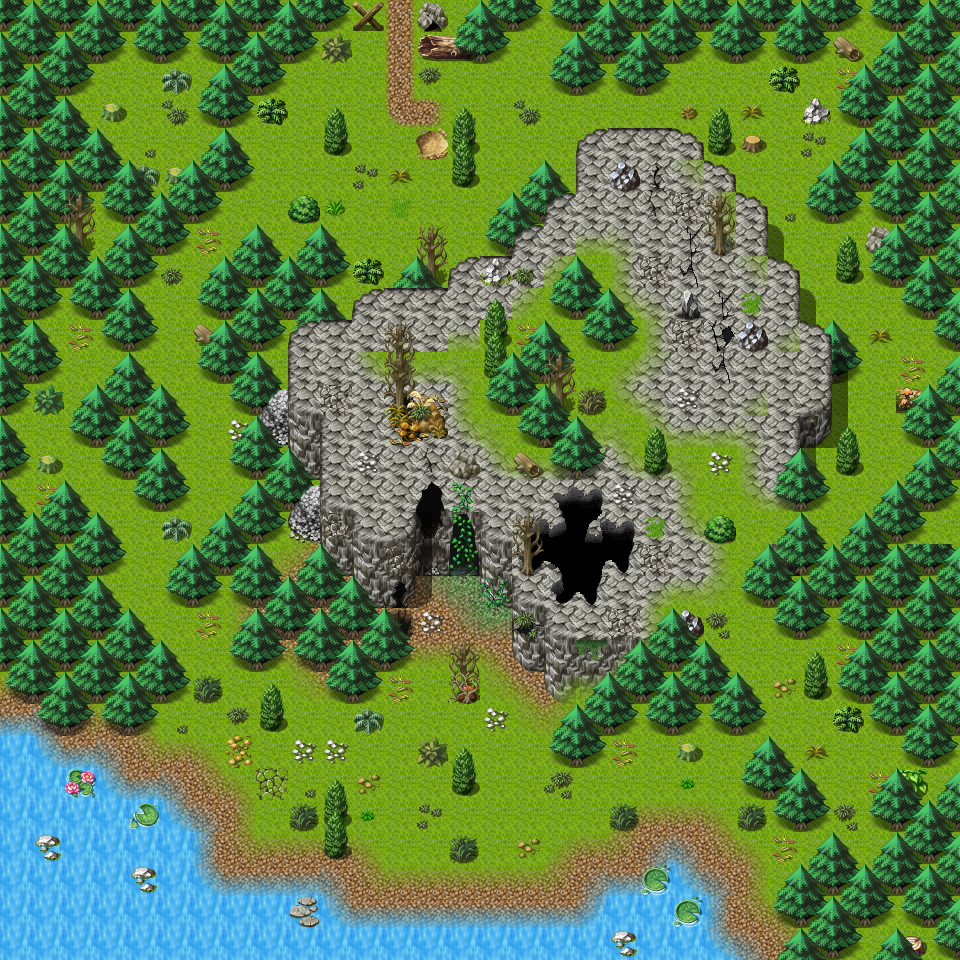

Below is a game level as drawn by its tile map, then a one-line description and the .tmx that defines it (tile-layer data replaced by summaries):
An orthogonal 30x30 tile map with 32x32 px tiles, 4 tile layers (Ground, Objects, Above, Top), 1 hidden layer not drawn, 24 tilesets and 16 objects (13x spawn, 2x mapchange, key).

<map version="1.0" orientation="orthogonal" width="30" height="30" tilewidth="32" tileheight="32">
    <tileset firstgid="1" name="map_6" tilewidth="32" tileheight="32">
        <image source="../drawable/map_6.png" />
    </tileset>
    <tileset firstgid="65" name="map_0" tilewidth="32" tileheight="32">
        <image source="../drawable/map_0.png" />
    </tileset>
    <tileset firstgid="129" name="map_4" tilewidth="32" tileheight="32">
        <image source="../drawable/map_4.png" />
    </tileset>
    <tileset firstgid="193" name="map_3" tilewidth="32" tileheight="32">
        <image source="../drawable/map_3.png" />
    </tileset>
    <tileset firstgid="257" name="map_38" tilewidth="32" tileheight="32">
        <image source="../drawable/map_38.png" />
    </tileset>
    <tileset firstgid="321" name="map_1" tilewidth="32" tileheight="32">
        <image source="../drawable/map_1.png" />
    </tileset>
    <tileset firstgid="385" name="map_35" tilewidth="32" tileheight="32">
        <image source="../drawable/map_35.png" />
    </tileset>
    <tileset firstgid="449" name="map_17" tilewidth="32" tileheight="32">
        <image source="../drawable/map_17.png" />
    </tileset>
    <tileset firstgid="513" name="map_5" tilewidth="32" tileheight="32">
        <image source="../drawable/map_5.png" />
    </tileset>
    <tileset firstgid="577" name="map_19" tilewidth="32" tileheight="32">
        <image source="../drawable/map_19.png" />
    </tileset>
    <tileset firstgid="641" name="map_9" tilewidth="32" tileheight="32">
        <image source="../drawable/map_9.png" />
    </tileset>
    <tileset firstgid="705" name="map_10" tilewidth="32" tileheight="32">
        <image source="../drawable/map_10.png" />
    </tileset>
    <tileset firstgid="769" name="map_22" tilewidth="32" tileheight="32">
        <image source="../drawable/map_22.png" />
    </tileset>
    <tileset firstgid="833" name="map_7" tilewidth="32" tileheight="32">
        <image source="../drawable/map_7.png" />
    </tileset>
    <tileset firstgid="897" name="map_21" tilewidth="32" tileheight="32">
        <image source="../drawable/map_21.png" />
    </tileset>
    <tileset firstgid="961" name="map_41" tilewidth="32" tileheight="32">
        <image source="../drawable/map_41.png" />
    </tileset>
    <tileset firstgid="1025" name="map_8" tilewidth="32" tileheight="32">
        <image source="../drawable/map_8.png" />
    </tileset>
    <tileset firstgid="1089" name="map_40" tilewidth="32" tileheight="32">
        <image source="../drawable/map_40.png" />
    </tileset>
    <tileset firstgid="1153" name="map_16" tilewidth="32" tileheight="32">
        <image source="../drawable/map_16.png" />
    </tileset>
    <tileset firstgid="1217" name="map_2" tilewidth="32" tileheight="32">
        <image source="../drawable/map_2.png" />
    </tileset>
    <tileset firstgid="1281" name="map_39" tilewidth="32" tileheight="32">
        <image source="../drawable/map_39.png" />
    </tileset>
    <tileset firstgid="1345" name="map_27" tilewidth="32" tileheight="32">
        <image source="../drawable/map_27.png" />
    </tileset>
    <tileset firstgid="1409" name="map_28" tilewidth="32" tileheight="32">
        <image source="../drawable/map_28.png" />
    </tileset>
    <tileset firstgid="1473" name="map_26" tilewidth="32" tileheight="32">
        <image source="../drawable/map_26.png" />
    </tileset>
    <layer name="Ground" width="30" height="30">
        <data>[900 cells, 900 non-empty, 16 distinct tile ids]</data>
    </layer>
    <layer name="Objects" width="30" height="30">
        <data>[900 cells, 606 non-empty, 123 distinct tile ids]</data>
    </layer>
    <layer name="Above" width="30" height="30">
        <data>[900 cells, 182 non-empty, 30 distinct tile ids]</data>
    </layer>
    <layer name="Top" width="30" height="30">
        <data>[900 cells, 5 non-empty, 4 distinct tile ids]</data>
    </layer>
    <layer name="Walkable" width="30" height="30" visible="0">
        <data>[900 cells, 535 non-empty, 1 distinct tile ids]</data>
    </layer>
    <objectgroup name="Mapevents">
        <object name="north" type="mapchange" x="384" y="0" width="32" height="32">
            <properties>
                <property name="map" value="mywild19" />
                <property name="place" value="south" />
            </properties>
        </object>
        <object name="cave" type="mapchange" x="448" y="544" width="32" height="32">
            <properties>
                <property name="map" value="mywildcave1" />
                <property name="place" value="south" />
            </properties>
        </object>
    </objectgroup>
    <objectgroup name="Spawn" visible="0">
        <object name="forestwolf1" type="spawn" x="96" y="64" width="544" height="288">
            <properties>
                <property name="quantity" value="2" />
                <property name="spawngroup" value="forestwolf1" />
            </properties>
        </object>
        <object name="stoneworm1" type="spawn" x="608" y="160" width="192" height="320">
            <properties>
                <property name="quantity" value="3" />
                <property name="spawngroup" value="stoneworm1" />
            </properties>
        </object>
        <object name="stoneworm2" type="spawn" x="288" y="352" width="256" height="128">
            <properties>
                <property name="quantity" value="2" />
                <property name="spawngroup" value="stoneworm2" />
            </properties>
        </object>
        <object name="stoneworm3" type="spawn" x="320" y="448" width="224" height="96">
            <properties>
                <property name="spawngroup" value="stoneworm3" />
            </properties>
        </object>
        <object name="stoneworm2a" type="spawn" x="544" y="448" width="320" height="224">
            <properties>
                <property name="quantity" value="2" />
                <property name="spawngroup" value="stoneworm2" />
            </properties>
        </object>
        <object name="stoneworm2b" type="spawn" x="288" y="640" width="288" height="224">
            <properties>
                <property name="quantity" value="3" />
                <property name="spawngroup" value="stoneworm2" />
            </properties>
        </object>
        <object name="stoneworm3a" type="spawn" x="416" y="608" width="128" height="96">
            <properties>
                <property name="quantity" value="2" />
                <property name="spawngroup" value="stoneworm3" />
            </properties>
        </object>
        <object name="stoneworm1a" type="spawn" x="128" y="320" width="128" height="256">
            <properties>
                <property name="quantity" value="2" />
                <property name="spawngroup" value="stoneworm1" />
            </properties>
        </object>
        <object name="stoneworm1b" type="spawn" x="320" y="224" width="256" height="192">
            <properties>
                <property name="quantity" value="2" />
                <property name="spawngroup" value="stoneworm1" />
            </properties>
        </object>
        <object name="forestwolf1a" type="spawn" x="32" y="416" width="256" height="448">
            <properties>
                <property name="quantity" value="2" />
                <property name="spawngroup" value="forestwolf1" />
            </properties>
        </object>
        <object name="forestwolf1b" type="spawn" x="704" y="736" width="192" height="128">
            <properties>
                <property name="quantity" value="2" />
                <property name="spawngroup" value="forestwolf1" />
            </properties>
        </object>
        </objectgroup>
    <objectgroup name="Keys">
        <!-- 1 objects omitted --></objectgroup>
    <objectgroup name="Replace" />
</map>
<!-- 3 of 16 objects omitted -->
